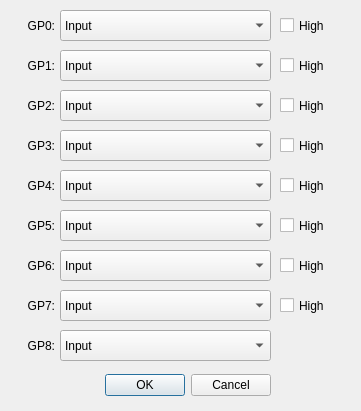
<?xml version="1.0" encoding="UTF-8"?>
<ui version="4.0">
 <class>PinFunctionsDialog</class>
 <widget class="QDialog" name="PinFunctionsDialog">
  <property name="geometry">
   <rect>
    <x>0</x>
    <y>0</y>
    <width>361</width>
    <height>411</height>
   </rect>
  </property>
  <property name="minimumSize">
   <size>
    <width>361</width>
    <height>411</height>
   </size>
  </property>
  <property name="maximumSize">
   <size>
    <width>361</width>
    <height>411</height>
   </size>
  </property>
  <property name="windowTitle">
   <string>Pin Functions</string>
  </property>
  <property name="windowIcon">
   <iconset resource="resources.qrc">
    <normaloff>:/icons/icons/active64.png</normaloff>
    <normalon>:/icons/icons/active64.png</normalon>
    <disabledoff>:/icons/icons/greyed64.png</disabledoff>
    <disabledon>:/icons/icons/greyed64.png</disabledon>
    <activeoff>:/icons/icons/active64.png</activeoff>
    <activeon>:/icons/icons/active64.png</activeon>
    <selectedoff>:/icons/icons/selected64.png</selectedoff>
    <selectedon>:/icons/icons/selected64.png</selectedon>:/icons/icons/active64.png</iconset>
  </property>
  <property name="locale">
   <locale language="English" country="UnitedStates"/>
  </property>
  <widget class="QDialogButtonBox" name="buttonBox">
   <property name="geometry">
    <rect>
     <x>10</x>
     <y>370</y>
     <width>261</width>
     <height>31</height>
    </rect>
   </property>
   <property name="orientation">
    <enum>Qt::Horizontal</enum>
   </property>
   <property name="standardButtons">
    <set>QDialogButtonBox::Cancel|QDialogButtonBox::Ok</set>
   </property>
  </widget>
  <widget class="QLabel" name="labelGP0">
   <property name="geometry">
    <rect>
     <x>10</x>
     <y>17</y>
     <width>45</width>
     <height>17</height>
    </rect>
   </property>
   <property name="text">
    <string>GP0:</string>
   </property>
   <property name="alignment">
    <set>Qt::AlignRight|Qt::AlignTrailing|Qt::AlignVCenter</set>
   </property>
  </widget>
  <widget class="QComboBox" name="comboBoxGP0">
   <property name="geometry">
    <rect>
     <x>60</x>
     <y>10</y>
     <width>211</width>
     <height>31</height>
    </rect>
   </property>
   <item>
    <property name="text">
     <string>Input</string>
    </property>
   </item>
   <item>
    <property name="text">
     <string>Output</string>
    </property>
   </item>
   <item>
    <property name="text">
     <string>Chip select</string>
    </property>
   </item>
  </widget>
  <widget class="QCheckBox" name="checkBoxGP0DefaultValue">
   <property name="geometry">
    <rect>
     <x>280</x>
     <y>15</y>
     <width>71</width>
     <height>21</height>
    </rect>
   </property>
   <property name="text">
    <string>High</string>
   </property>
  </widget>
  <widget class="QLabel" name="labelGP1">
   <property name="geometry">
    <rect>
     <x>10</x>
     <y>57</y>
     <width>45</width>
     <height>17</height>
    </rect>
   </property>
   <property name="text">
    <string>GP1:</string>
   </property>
   <property name="alignment">
    <set>Qt::AlignRight|Qt::AlignTrailing|Qt::AlignVCenter</set>
   </property>
  </widget>
  <widget class="QComboBox" name="comboBoxGP1">
   <property name="geometry">
    <rect>
     <x>60</x>
     <y>50</y>
     <width>211</width>
     <height>31</height>
    </rect>
   </property>
   <item>
    <property name="text">
     <string>Input</string>
    </property>
   </item>
   <item>
    <property name="text">
     <string>Output</string>
    </property>
   </item>
   <item>
    <property name="text">
     <string>Chip select</string>
    </property>
   </item>
  </widget>
  <widget class="QCheckBox" name="checkBoxGP1DefaultValue">
   <property name="geometry">
    <rect>
     <x>280</x>
     <y>55</y>
     <width>71</width>
     <height>21</height>
    </rect>
   </property>
   <property name="text">
    <string>High</string>
   </property>
  </widget>
  <widget class="QLabel" name="labelGP2">
   <property name="geometry">
    <rect>
     <x>10</x>
     <y>97</y>
     <width>45</width>
     <height>17</height>
    </rect>
   </property>
   <property name="text">
    <string>GP2:</string>
   </property>
   <property name="alignment">
    <set>Qt::AlignRight|Qt::AlignTrailing|Qt::AlignVCenter</set>
   </property>
  </widget>
  <widget class="QComboBox" name="comboBoxGP2">
   <property name="geometry">
    <rect>
     <x>60</x>
     <y>90</y>
     <width>211</width>
     <height>31</height>
    </rect>
   </property>
   <item>
    <property name="text">
     <string>Input</string>
    </property>
   </item>
   <item>
    <property name="text">
     <string>Output</string>
    </property>
   </item>
   <item>
    <property name="text">
     <string>Chip select</string>
    </property>
   </item>
   <item>
    <property name="text">
     <string>Suspend</string>
    </property>
   </item>
  </widget>
  <widget class="QCheckBox" name="checkBoxGP2DefaultValue">
   <property name="geometry">
    <rect>
     <x>280</x>
     <y>95</y>
     <width>71</width>
     <height>21</height>
    </rect>
   </property>
   <property name="text">
    <string>High</string>
   </property>
  </widget>
  <widget class="QLabel" name="labelGP3">
   <property name="geometry">
    <rect>
     <x>10</x>
     <y>137</y>
     <width>45</width>
     <height>17</height>
    </rect>
   </property>
   <property name="text">
    <string>GP3:</string>
   </property>
   <property name="alignment">
    <set>Qt::AlignRight|Qt::AlignTrailing|Qt::AlignVCenter</set>
   </property>
  </widget>
  <widget class="QComboBox" name="comboBoxGP3">
   <property name="geometry">
    <rect>
     <x>60</x>
     <y>130</y>
     <width>211</width>
     <height>31</height>
    </rect>
   </property>
   <item>
    <property name="text">
     <string>Input</string>
    </property>
   </item>
   <item>
    <property name="text">
     <string>Output</string>
    </property>
   </item>
   <item>
    <property name="text">
     <string>Chip select</string>
    </property>
   </item>
   <item>
    <property name="text">
     <string>SPI transfer LED</string>
    </property>
   </item>
  </widget>
  <widget class="QCheckBox" name="checkBoxGP3DefaultValue">
   <property name="geometry">
    <rect>
     <x>280</x>
     <y>135</y>
     <width>71</width>
     <height>21</height>
    </rect>
   </property>
   <property name="text">
    <string>High</string>
   </property>
  </widget>
  <widget class="QLabel" name="labelGP4">
   <property name="geometry">
    <rect>
     <x>10</x>
     <y>177</y>
     <width>45</width>
     <height>17</height>
    </rect>
   </property>
   <property name="text">
    <string>GP4:</string>
   </property>
   <property name="alignment">
    <set>Qt::AlignRight|Qt::AlignTrailing|Qt::AlignVCenter</set>
   </property>
  </widget>
  <widget class="QComboBox" name="comboBoxGP4">
   <property name="geometry">
    <rect>
     <x>60</x>
     <y>170</y>
     <width>211</width>
     <height>31</height>
    </rect>
   </property>
   <item>
    <property name="text">
     <string>Input</string>
    </property>
   </item>
   <item>
    <property name="text">
     <string>Output</string>
    </property>
   </item>
   <item>
    <property name="text">
     <string>Chip select</string>
    </property>
   </item>
   <item>
    <property name="text">
     <string>USB low power</string>
    </property>
   </item>
  </widget>
  <widget class="QCheckBox" name="checkBoxGP4DefaultValue">
   <property name="geometry">
    <rect>
     <x>280</x>
     <y>175</y>
     <width>71</width>
     <height>21</height>
    </rect>
   </property>
   <property name="text">
    <string>High</string>
   </property>
  </widget>
  <widget class="QLabel" name="labelGP5">
   <property name="geometry">
    <rect>
     <x>10</x>
     <y>217</y>
     <width>45</width>
     <height>17</height>
    </rect>
   </property>
   <property name="text">
    <string>GP5:</string>
   </property>
   <property name="alignment">
    <set>Qt::AlignRight|Qt::AlignTrailing|Qt::AlignVCenter</set>
   </property>
  </widget>
  <widget class="QComboBox" name="comboBoxGP5">
   <property name="geometry">
    <rect>
     <x>60</x>
     <y>210</y>
     <width>211</width>
     <height>31</height>
    </rect>
   </property>
   <item>
    <property name="text">
     <string>Input</string>
    </property>
   </item>
   <item>
    <property name="text">
     <string>Output</string>
    </property>
   </item>
   <item>
    <property name="text">
     <string>Chip select</string>
    </property>
   </item>
   <item>
    <property name="text">
     <string>USB configured</string>
    </property>
   </item>
  </widget>
  <widget class="QCheckBox" name="checkBoxGP5DefaultValue">
   <property name="geometry">
    <rect>
     <x>280</x>
     <y>215</y>
     <width>71</width>
     <height>21</height>
    </rect>
   </property>
   <property name="text">
    <string>High</string>
   </property>
  </widget>
  <widget class="QLabel" name="labelGP6">
   <property name="geometry">
    <rect>
     <x>10</x>
     <y>257</y>
     <width>45</width>
     <height>17</height>
    </rect>
   </property>
   <property name="text">
    <string>GP6:</string>
   </property>
   <property name="alignment">
    <set>Qt::AlignRight|Qt::AlignTrailing|Qt::AlignVCenter</set>
   </property>
  </widget>
  <widget class="QComboBox" name="comboBoxGP6">
   <property name="geometry">
    <rect>
     <x>60</x>
     <y>250</y>
     <width>211</width>
     <height>31</height>
    </rect>
   </property>
   <item>
    <property name="text">
     <string>Input</string>
    </property>
   </item>
   <item>
    <property name="text">
     <string>Output</string>
    </property>
   </item>
   <item>
    <property name="text">
     <string>Chip select</string>
    </property>
   </item>
   <item>
    <property name="text">
     <string>External interrupt</string>
    </property>
   </item>
  </widget>
  <widget class="QCheckBox" name="checkBoxGP6DefaultValue">
   <property name="geometry">
    <rect>
     <x>280</x>
     <y>255</y>
     <width>71</width>
     <height>21</height>
    </rect>
   </property>
   <property name="text">
    <string>High</string>
   </property>
  </widget>
  <widget class="QLabel" name="labelGP7">
   <property name="geometry">
    <rect>
     <x>10</x>
     <y>297</y>
     <width>45</width>
     <height>17</height>
    </rect>
   </property>
   <property name="text">
    <string>GP7:</string>
   </property>
   <property name="alignment">
    <set>Qt::AlignRight|Qt::AlignTrailing|Qt::AlignVCenter</set>
   </property>
  </widget>
  <widget class="QComboBox" name="comboBoxGP7">
   <property name="geometry">
    <rect>
     <x>60</x>
     <y>290</y>
     <width>211</width>
     <height>31</height>
    </rect>
   </property>
   <item>
    <property name="text">
     <string>Input</string>
    </property>
   </item>
   <item>
    <property name="text">
     <string>Output</string>
    </property>
   </item>
   <item>
    <property name="text">
     <string>Chip select</string>
    </property>
   </item>
   <item>
    <property name="text">
     <string>SPI bus release ACK</string>
    </property>
   </item>
  </widget>
  <widget class="QCheckBox" name="checkBoxGP7DefaultValue">
   <property name="geometry">
    <rect>
     <x>280</x>
     <y>295</y>
     <width>71</width>
     <height>21</height>
    </rect>
   </property>
   <property name="text">
    <string>High</string>
   </property>
  </widget>
  <widget class="QLabel" name="labelGP8">
   <property name="geometry">
    <rect>
     <x>10</x>
     <y>337</y>
     <width>45</width>
     <height>17</height>
    </rect>
   </property>
   <property name="text">
    <string>GP8:</string>
   </property>
   <property name="alignment">
    <set>Qt::AlignRight|Qt::AlignTrailing|Qt::AlignVCenter</set>
   </property>
  </widget>
  <widget class="QComboBox" name="comboBoxGP8">
   <property name="geometry">
    <rect>
     <x>60</x>
     <y>330</y>
     <width>211</width>
     <height>31</height>
    </rect>
   </property>
   <item>
    <property name="text">
     <string>Input</string>
    </property>
   </item>
   <item>
    <property name="text">
     <string>SPI bus release REQ</string>
    </property>
   </item>
  </widget>
 </widget>
 <tabstops>
  <tabstop>comboBoxGP0</tabstop>
  <tabstop>checkBoxGP0DefaultValue</tabstop>
  <tabstop>comboBoxGP1</tabstop>
  <tabstop>checkBoxGP1DefaultValue</tabstop>
  <tabstop>comboBoxGP2</tabstop>
  <tabstop>checkBoxGP2DefaultValue</tabstop>
  <tabstop>comboBoxGP3</tabstop>
  <tabstop>checkBoxGP3DefaultValue</tabstop>
  <tabstop>comboBoxGP4</tabstop>
  <tabstop>checkBoxGP4DefaultValue</tabstop>
  <tabstop>comboBoxGP5</tabstop>
  <tabstop>checkBoxGP5DefaultValue</tabstop>
  <tabstop>comboBoxGP6</tabstop>
  <tabstop>checkBoxGP6DefaultValue</tabstop>
  <tabstop>comboBoxGP7</tabstop>
  <tabstop>checkBoxGP7DefaultValue</tabstop>
  <tabstop>comboBoxGP8</tabstop>
 </tabstops>
 <resources>
  <include location="resources.qrc"/>
 </resources>
 <connections>
  <connection>
   <sender>buttonBox</sender>
   <signal>accepted()</signal>
   <receiver>PinFunctionsDialog</receiver>
   <slot>accept()</slot>
   <hints>
    <hint type="sourcelabel">
     <x>140</x>
     <y>385</y>
    </hint>
    <hint type="destinationlabel">
     <x>140</x>
     <y>205</y>
    </hint>
   </hints>
  </connection>
  <connection>
   <sender>buttonBox</sender>
   <signal>rejected()</signal>
   <receiver>PinFunctionsDialog</receiver>
   <slot>reject()</slot>
   <hints>
    <hint type="sourcelabel">
     <x>140</x>
     <y>385</y>
    </hint>
    <hint type="destinationlabel">
     <x>140</x>
     <y>205</y>
    </hint>
   </hints>
  </connection>
 </connections>
</ui>
